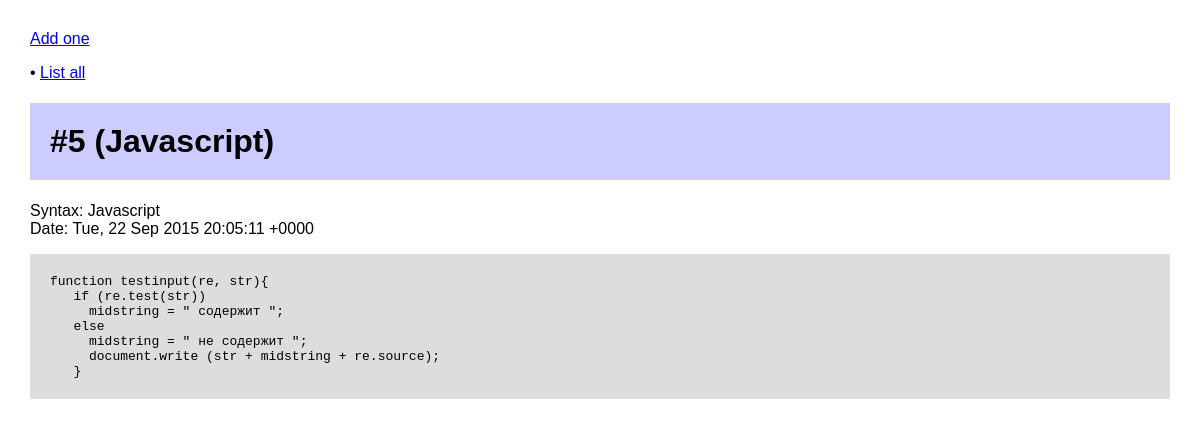
The app's page /pastebin/5/ with its own data.
### pastebin/models.py (models this page shows, shortened)
class Paste(models.Model):
    SYNTAX_CHOICES = (
        (0, "Plain"),
        (1, "Python"),
        (2, "HTML"),
        (3, "SQL"),
        (4, "Javascript"),
        (5, "CSS"),
    )
    content = models.TextField()
    title = models.CharField(blank=True, max_length=30)
    syntax = models.IntegerField(choices=SYNTAX_CHOICES, default=0)
    poster = models.CharField(blank=True, max_length=30)
    timestamp = models.DateTimeField(auto_now_add=True, blank=True)
    class Meta:
        ordering = ('-timestamp',)
    def __unicode__(self):
        return "%s (%s)" % (self.title or "#%s" % self.id, self.get_syntax_display())

### pastebin/views.py (the view)
# urls.py: url(r'^(?P<object_id>\d+)/$', views.ObjectDetail.as_view(), name='object_detail'),
class ObjectDetail(generic.DetailView):
    template_name = 'pastebin/paste_detail.html'
    def get_object(self):
       return get_object_or_404(Paste, pk=self.kwargs['object_id'])

### pastebin/templates/pastebin/paste_detail.html (shortened to what this page needs)
{% extends "base.html" %}
{% block content %}
<h1>{{ object }}</h1>
<p>Syntax: {{ object.get_syntax_display }}<br>
Date: {{object.timestamp|date:"r" }}</p>
<code><pre name="code" id="code"   onmousemove="getBlockFromEvent(event);"
   onmouseout="isMouseLeave(this, event));" >{{ object.content }}</pre></code>
{% endblock %}

### pastebin/templates/base.html (style rules this page uses)
body { margin: 30px; font-family: sans-serif; background: #fff; }
h1 { background: #ccf; padding: 20px; }
pre { padding: 20px; background: #ddd; }

### records on screen
Paste: title+id+syntax "#5 (Javascript)", syntax "Javascript", timestamp "Tue, 22 Sep 2015 20:05:11 +0000", content "function testinput(re, str){ if (re.test(str)) midstring = \" содержит \"; else midstring = \" не содержит \"; document.write (str + midstring + re.source); }"
